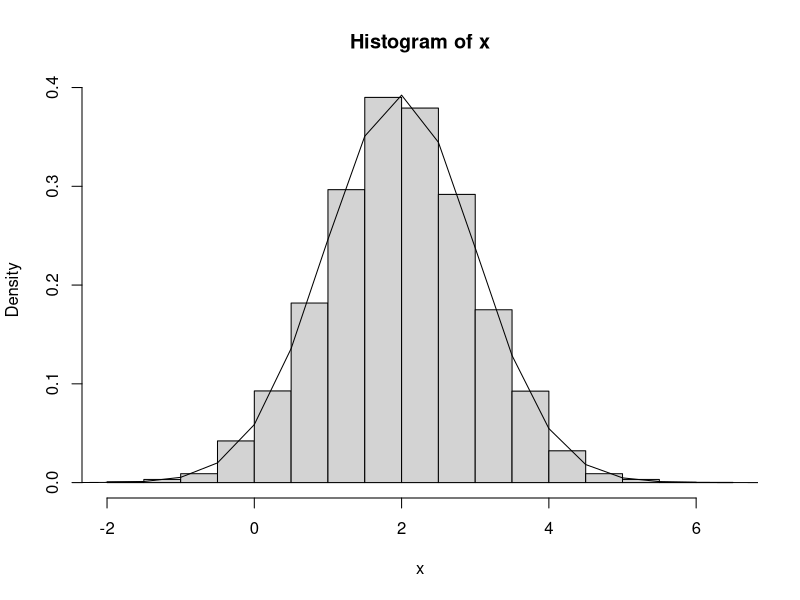

Generate this figure with R:
## ---- chunk 1
#| label: setup
#| include: false
x <- rnorm(10000, mean=2,sd=1) # Array of random numbers
MU <- mean(x)
SD <- sd(x)
X <- seq(from =-8, to=8,by= 0.5 )
Y <- dnorm(X,mean=MU, sd=SD)
hist(x, freq=FALSE)
lines(X,Y)
## ---- chunk 2
?plot
## ---- chunk 3
example(hist)
## ---- chunk 4
u <- sqrt(2); u*u ==2
u*u-2
all.equal(u*u,2)
identical(u*u,2)
## ---- chunk 5
x <- 45; y<- 50
if (x<y){
    
}
